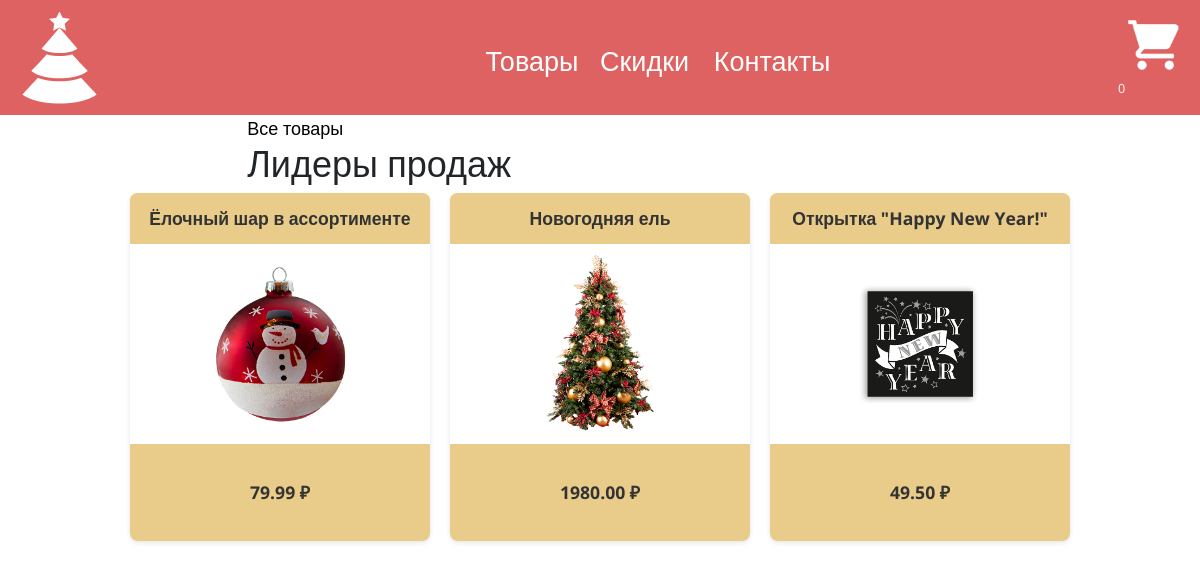
The app's page /, older data.
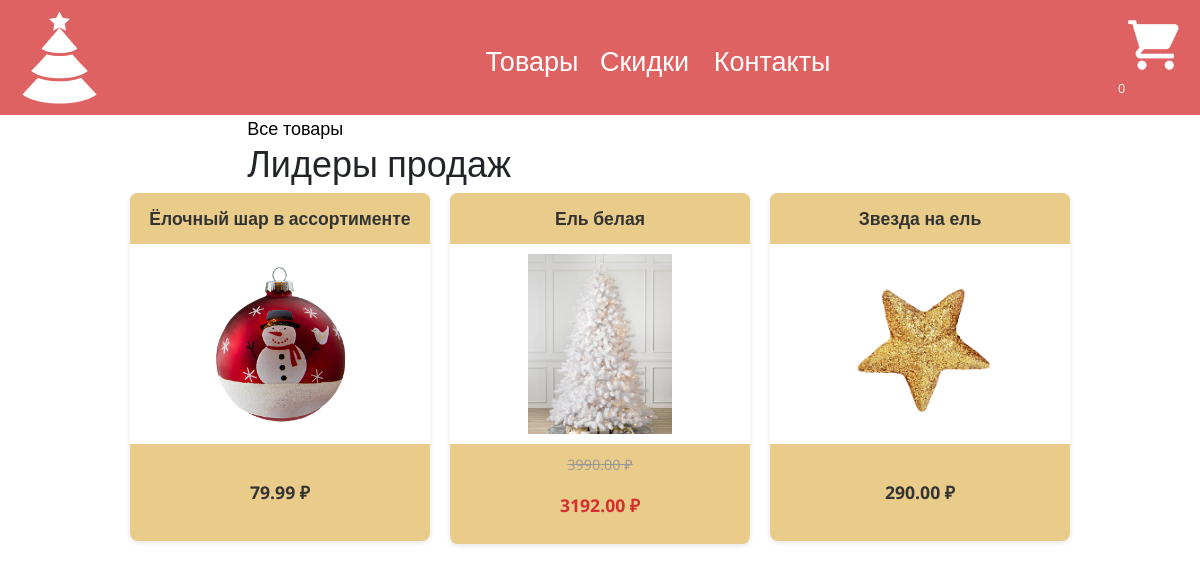
The same page, newer data.
### main/models.py (models this page shows, shortened)
class Product(models.Model):
    category = models.ForeignKey(Category,
                                 related_name='products',
                                 on_delete=models.CASCADE)
    name = models.CharField(max_length=27)
    slug = models.SlugField(max_length=50)
    image = models.ImageField(upload_to='products/%Y/%m/%d',
                              blank=True)
    description = models.TextField(blank=True)
    price = models.DecimalField(max_digits=10,
                                decimal_places=2)
    available = models.BooleanField(default=True)
    created = models.DateTimeField(auto_now_add=True)
    updated = models.DateTimeField(auto_now=True)
    discount = models.DecimalField(default=0.00, max_digits=4,
                                   decimal_places=2)
    class Meta:
        ordering = ['name']
        indexes = [
            models.Index(fields=['id', 'slug']),
            models.Index(fields=['name']),
            models.Index(fields=['-created']),
        ]
    def get_absolute_url(self):
        return reverse('main:product_detail',
                       args=[self.slug])
    def sell_price(self):
        if self.discount:
            return round(self.price - self.price * self.discount / 100, 2)
        return self.price

### main/views.py (the view)
# urls.py: path('', views.popular_list, name='popular_list'),
def popular_list(request):
    products = Product.objects.filter(available=True)[:3]
    return render(request,
                  'main/index/index.html',
                  {'products': products})

### cart/cart.py (called while the page is built)
    def __len__(self):
        return sum(item['quantity'] for item in self.cart.values())

### cart/context_processors.py (called while the page is built)
def cart(request):
    return{'cart' : Cart(request)}

### main/templates/main/index/index.html (shortened to what this page needs)
{% extends "main/base.html" %}
{% load static%}
{% block content%}
    <section class="home d-flex flex-column">
        <div class="home-title">
            <a href="#" class="home-btn mt-4">Все товары</a>
        </div>
        <div class="home-recomendation">
            <div class="rec-title">
                <h3><span>Лидеры продаж</span></h3>
            </div>
        </div>
        <div class="home-cards">
            {% for product in products %}
                <a href="{{ product.get_absolute_url }}" class="home-card">
                    <h5 class="title-card"> {{ product.name }} </h5>
                    <img src="{{ product.image.url }}" alt="" class="card-img">
                    {% if product.discount %}
                        <div class="card-discount">
                            <p class="line">{{ product.price }} ₽</p>
                            <p>{{ product.sell_price }} ₽</p>
                        </div>
                    {% else %}
                        <p class="price">{{ product.price }} ₽</p>
                    {% endif %}
                </a>
            {% endfor %}
        </div>
    </section>
{% endblock content %}

### main/templates/main/base.html (shortened to what this page needs)
{% load static %}
<!DOCTYPE html>
<html lang="en">
<head>
    <link rel="stylesheet" href="{% static 'bootstrap\css\bootstrap.min.css' %}">
    <link rel="stylesheet" href="{% static 'css/base.css' %}">
</head>
<body>
    <header class="header sticky-top">
        <div class="header-container d-flex">
            <div class="header-logo">
                <a href="/"><img src="{% static 'img/logo.jpg' %}" alt="" class="ny-logo"></a>
            </div>
            <navbar class="header-nav pt-4">
               <ul class="header-list d-flex">
                <li>
                    <a href="/shop" class="nav-a m-3">Товары</a>
                </li>
                <li>
                    <a href="#" class="nav-a m-3">Скидки</a>
                </li>
                <li>
                    <a href="#" class="nav-a m-3">Контакты</a>
                </li>
               </ul>
            </navbar>
            <div class="header-profile">
                <a href="{% url "cart:cart_detail" %}"><img src="{% static 'img/cart.png' %}" class="cart-img" alt="" width="70px"></a>
                <p class="cart_quantity">
                {% with cart_quantity=cart|length %}
                    {% if cart_quantity  > 0%}
                        {{ cart_quantity}}
                    {% else %}
                        0
                    {% endif %}
                {% endwith %}
                </p>
            </div>
        </div>
    </header>
    <div class="container">
        {% block content %}
        {% endblock content %}
    </div>
</body>
</html>

### main/static/css/base.css (style rules this page uses)
body { font-family: "Open Sans", sans-serif; font-size: 18px; padding: 0; margin: 0; overflow-x:hidden; }
ul { list-style: none; }
a { text-decoration: none; color: black; }
h3 { font-size: 36px; }
h5 { font-size: 18px; margin: 0; font-weight: 600; }
.header { background-color: #DE6262; }
.header-logo { color: #DE6262; }
.header-container { box-sizing: border-box; max-width: 1440px; margin: 0 auto; justify-content: space-between; padding: 0 1%; align-items: center; color: white; }
.nav-a { color: white; padding-left: 10%; text-align: center; font-size: 1.5em; }
.container { box-sizing: border-box; max-width: 1600px; margin: 0 auto; }
.home-cards { display: flex; flex-wrap: wrap; gap: 20px; justify-content: center; }
.home-card { min-width: 200px; width: 300px; height: 220px; background-color: #EACC8A; border-radius: 15px; }
.title-card { margin-top: 20px; margin-left: 10px; font-size: 20px; font-weight: bold; margin-bottom: 8px; color: #333; }
.card-img { height: 40%; width: 40%; background-color: #DE6262; }
.price { margin-left: 10px; font-size: 20px; margin-bottom: 8px; color: #333; }
.home-card { display: flex; flex-direction: column; text-decoration: none; color: #333; background: #EACC8A; border-radius: 8px; overflow: hidden; box-shadow: 0 2px 5px rgba(0,0,0,0.1); transition: transform 0.3s, box-shadow 0.3s; height: 100%; }
.title-card { padding: 15px; margin: 0; font-size: 1.1rem; text-align: center; background: #EACC8A; }
.card-img { width: 100%; height: 200px; object-fit: contain; padding: 10px; background: #fff; }
.price, .card-discount { padding: 10px 15px; text-align: center; font-size: 1.2rem; font-weight: bold; color: #333; margin-top: auto; }
.card-discount .line { text-decoration: line-through; color: #999; font-size: 1rem; font-weight: normal; }
.price { font-size: 1.5rem; font-weight: bold; color: #333; margin: 25px 0; }
.cart-img { margin-top: 10px; }
.home-title, .rec-title { margin-left: 20%; }
.card-discount .line { text-decoration: line-through; color: #999; font-size: 0.9rem; }
.card-discount p:last-child { color: #d32f2f; font-weight: bold; font-size: 1.1rem; }
.price { font-size: 1.1rem; font-weight: bold; color: #333; }
.header-container { width: 100%; }
.header-list { margin-left: -17%; }
.header-profile { margin-left: -15%; }
.cart_quantity { font-size: 0.7em; }
.header-list li { margin-left: -10px; }

Row changes from the older to the newer data that the page shows:
no longer on this page (row edited): Product: name "Новогодняя ель", image (picture), price "1980.00"
no longer on this page (row unchanged): Product: name "Открытка \"Happy New Year!\"", image (picture), price "49.50"
added Product: name "Ель белая", image (picture), price "3990.00", sell_price "3192.00"
added Product: name "Звезда на ель", image (picture), price "290.00"
